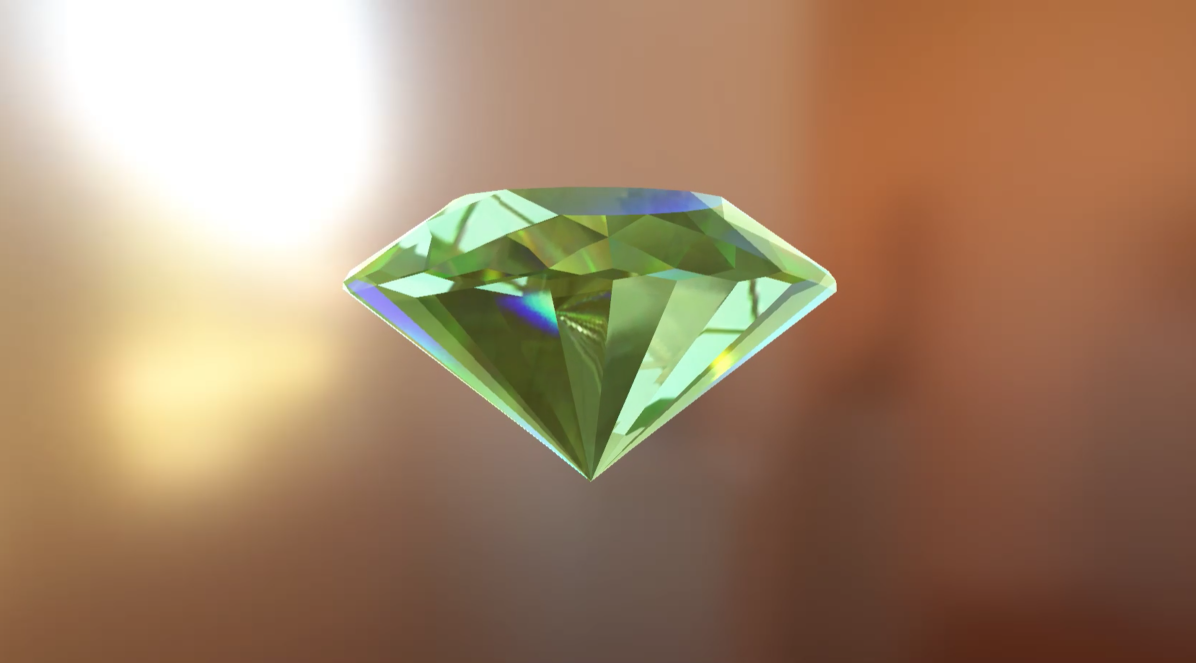
#> input picture scripts/assets/rendering-cover/diamond.png, 1196 x 663 px, given in place of glass.png, which was not available
$ python build-rendering-cover.py
#> lines starting #> are read from the running program, lines starting #| are printed output that depends on the picture; pictures that were not available may be replaced by others from this repository, and a replacement may not be noted
"""Crop the six user-supplied stills to matching 4:3 tiles, without labels."""
from pathlib import Path
from PIL import Image, ImageOps

root = Path(__file__).resolve().parents[1]
source = root / 'scripts/assets/rendering-cover'
cover = Image.new('RGB', (1800, 900))
#> cover: PIL image 1800x900 RGB; every value is 0
for index, name in enumerate(['glass', 'diamond', 'jade', 'galaxy', 'fog', 'foliage']):
    with Image.open(source / (name + '.png')) as image:
#> image is the input picture: PIL image 1196x663 RGBA; mean R, G, B, A 162.1, 133.6, 105.5, 255
        tile = ImageOps.fit(image.convert('RGB'), (600, 450), Image.Resampling.LANCZOS)
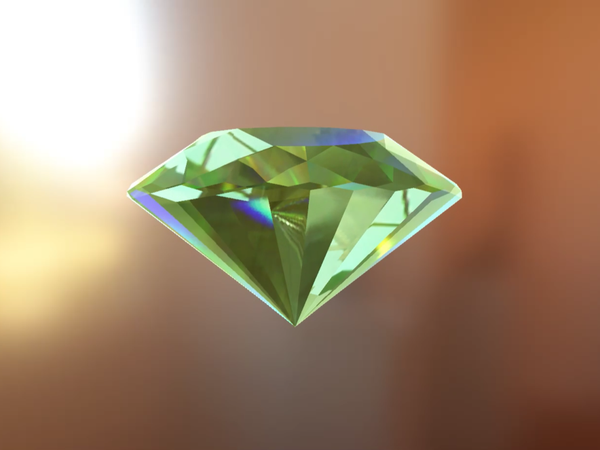
#> tile: PIL image 600x450 RGB; mean R, G, B 159.2, 133.8, 106.1
        cover.paste(tile, ((index % 3) * 600, (index // 3) * 450))
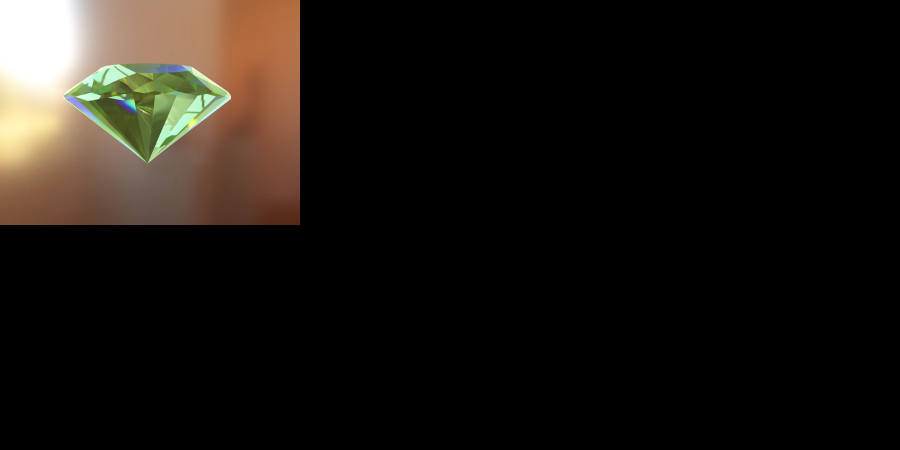
#> cover: PIL image 1800x900 RGB (shown at 1/2 size); mean R, G, B 26.5, 22.3, 17.7
#> pass 3 of the loop `for index, name in enumerate(['glass', 'diamond', 'jade', 'galaxy', 'f..`:
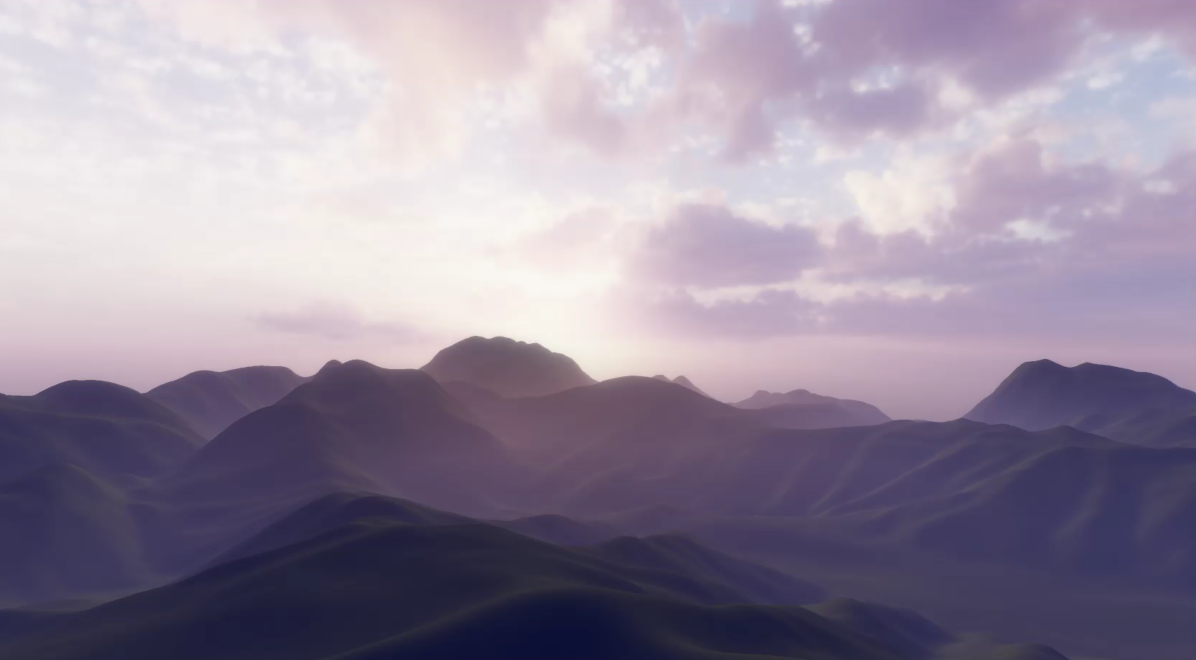
#> input picture scripts/assets/rendering-cover/fog.png, 1196 x 660 px, given in place of jade.png, which was not available
#> image is the input picture: PIL image 1196x660 RGBA; mean R, G, B, A 151.3, 140.9, 159.2, 255
#> `tile = ImageOps.fit(image.convert('RGB'), (600, 450), Image.Resampling..`:
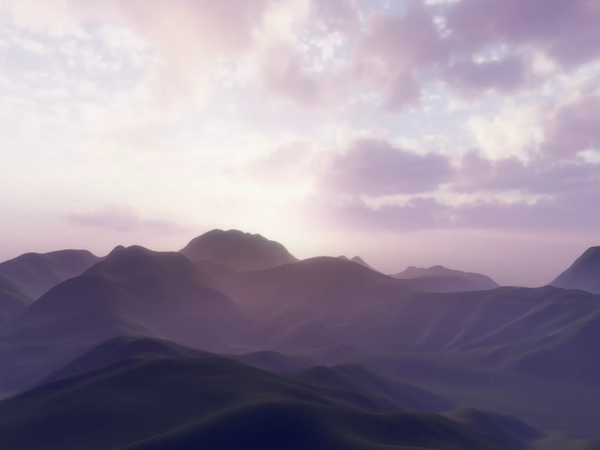
#> tile: PIL image 600x450 RGB; mean R, G, B 153.6, 142.4, 159.2
#> `cover.paste(tile, ((index % 3) * 600, (index // 3) * 450))`:
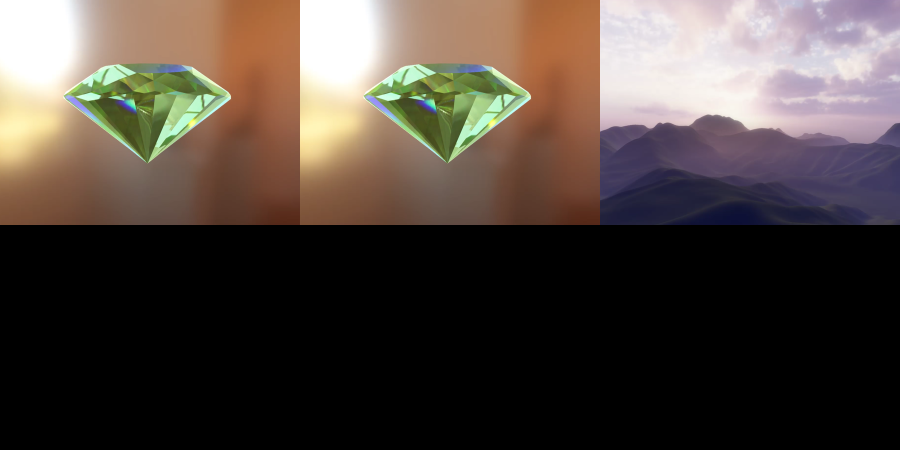
#> cover: PIL image 1800x900 RGB (shown at 1/2 size); mean R, G, B 78.7, 68.4, 61.9
#> the loop made 6 passes; the first 3 are shown
cover.save(root / 'public/rendering-practice/cover.webp', quality=94)
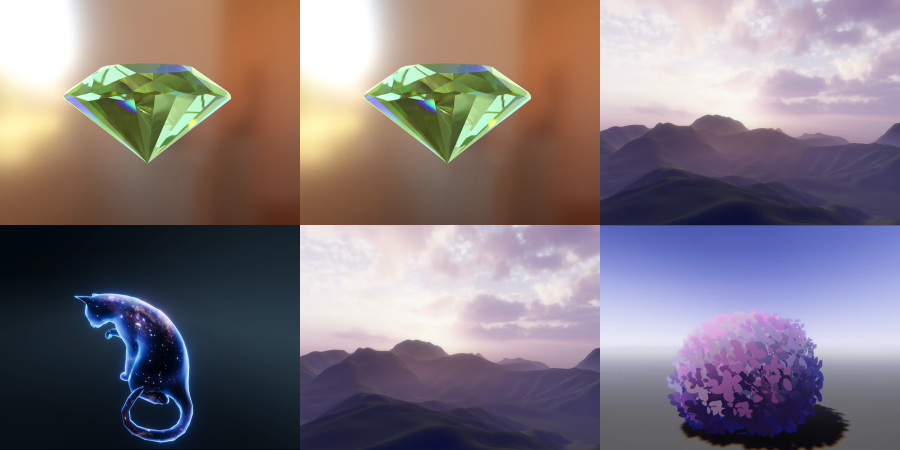
#> saved as cover.webp: PIL image 1800x900 RGB (shown at 1/2 size); mean R, G, B 129.5, 119, 125.4
print('Cover: 1800 x 900; six 600 x 450 tiles; no added text.')
